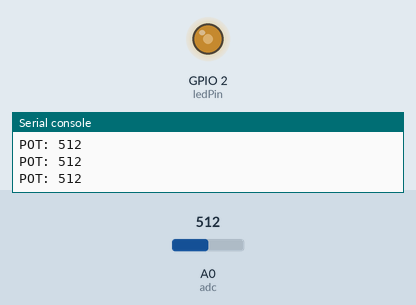
This program was run on a simulated ESP8266 board running MicroPython. On the bench: output pins drawn as LEDs (lit = HIGH, except the on-board LED, lit = LOW), the last lines printed to the serial console. The inputs (shaded band) are chosen by the test bench; at power-on: A0 (adc) = 512 (analog values on the 0–1023 scale).

Above: at 1.2 s.
1.3 s: A0 (adc) set to 716
At 2.7 s:
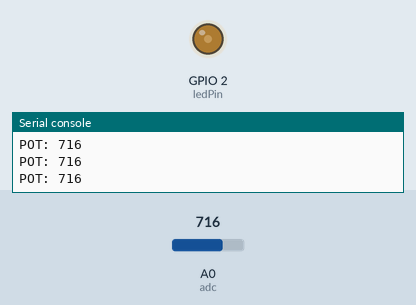
3.0 s: A0 (adc) set to 900
At 3.8 s:
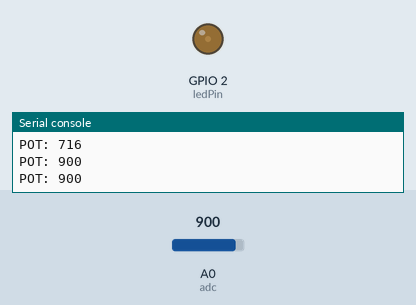
4.5 s: A0 (adc) set to 122
At 5.0 s:
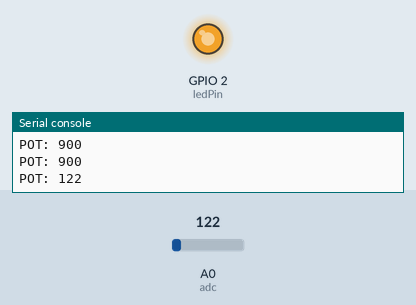
6.0 s: A0 (adc) set to 0
At 7.4 s:
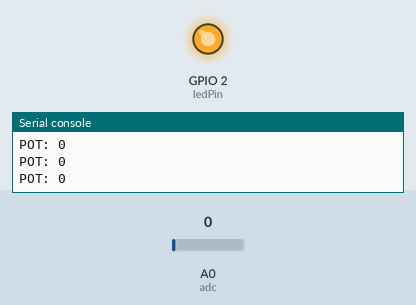
Timing chart, 0 to 8.5 s (numbered marks = the images above; inputs shaded):
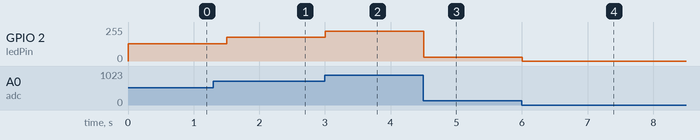

The program:

analog.py
```python
from machine import Pin, PWM, ADC
import time

adc = ADC(0)  # 類比輸入0腳位
ledPin = Pin(2, Pin.OUT)  # LED 腳位
LED = PWM(ledPin, 1000)  # 指定 PWM 頻率

while True:
    val = adc.read()  # 讀取
    LED.duty(val)  # 改變亮度，工作週期占比
    print('POT:', str(val))
    time.sleep(0.5)
```

Measured:
- after the input at 1.3 s, GPIO 2 (ledPin): 128/255 → 178/255 after 0.20 s
- after the input at 3.0 s, GPIO 2 (ledPin): 178/255 → 224/255 at once
- after the input at 4.5 s, GPIO 2 (ledPin): 224/255 → 30/255 at once
- after the input at 6.0 s, GPIO 2 (ledPin): 30/255 → 0/255 at once
